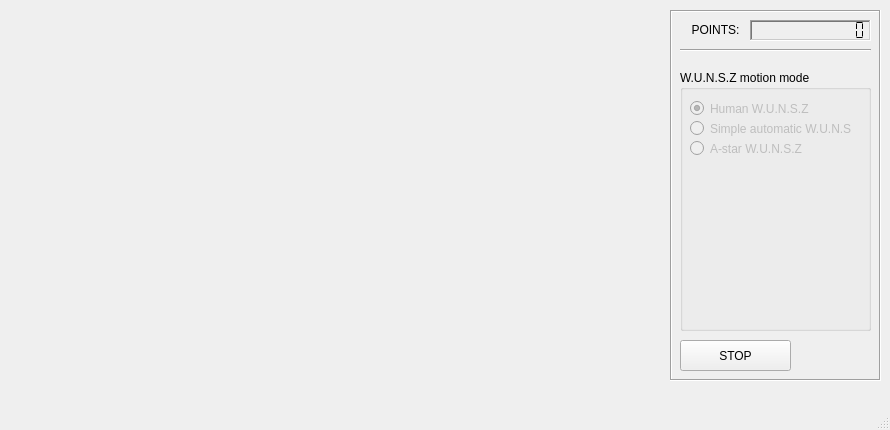
<?xml version="1.0" encoding="UTF-8"?>
<ui version="4.0">
 <class>MainWindow</class>
 <widget class="QMainWindow" name="MainWindow">
  <property name="enabled">
   <bool>true</bool>
  </property>
  <property name="geometry">
   <rect>
    <x>0</x>
    <y>0</y>
    <width>890</width>
    <height>430</height>
   </rect>
  </property>
  <property name="focusPolicy">
   <enum>Qt::ClickFocus</enum>
  </property>
  <property name="windowTitle">
   <string>MainWindow</string>
  </property>
  <property name="autoFillBackground">
   <bool>false</bool>
  </property>
  <property name="animated">
   <bool>true</bool>
  </property>
  <property name="dockOptions">
   <set>QMainWindow::AllowTabbedDocks|QMainWindow::AnimatedDocks|QMainWindow::ForceTabbedDocks</set>
  </property>
  <widget class="QWidget" name="centralWidget">
   <widget class="QFrame" name="frame">
    <property name="geometry">
     <rect>
      <x>670</x>
      <y>10</y>
      <width>211</width>
      <height>371</height>
     </rect>
    </property>
    <property name="autoFillBackground">
     <bool>false</bool>
    </property>
    <property name="frameShape">
     <enum>QFrame::Box</enum>
    </property>
    <property name="frameShadow">
     <enum>QFrame::Sunken</enum>
    </property>
    <widget class="QLabel" name="label">
     <property name="geometry">
      <rect>
       <x>10</x>
       <y>10</y>
       <width>71</width>
       <height>20</height>
      </rect>
     </property>
     <property name="focusPolicy">
      <enum>Qt::NoFocus</enum>
     </property>
     <property name="autoFillBackground">
      <bool>false</bool>
     </property>
     <property name="text">
      <string>POINTS:</string>
     </property>
     <property name="alignment">
      <set>Qt::AlignCenter</set>
     </property>
    </widget>
    <widget class="QLCDNumber" name="lcdNumber">
     <property name="geometry">
      <rect>
       <x>80</x>
       <y>10</y>
       <width>121</width>
       <height>21</height>
      </rect>
     </property>
     <property name="layoutDirection">
      <enum>Qt::LeftToRight</enum>
     </property>
     <property name="frameShape">
      <enum>QFrame::WinPanel</enum>
     </property>
     <property name="frameShadow">
      <enum>QFrame::Sunken</enum>
     </property>
     <property name="smallDecimalPoint">
      <bool>false</bool>
     </property>
     <property name="digitCount">
      <number>12</number>
     </property>
     <property name="segmentStyle">
      <enum>QLCDNumber::Flat</enum>
     </property>
    </widget>
    <widget class="QGroupBox" name="groupBox">
     <property name="geometry">
      <rect>
       <x>10</x>
       <y>60</y>
       <width>191</width>
       <height>261</height>
      </rect>
     </property>
     <property name="title">
      <string>W.U.N.S.Z motion mode</string>
     </property>
     <property name="flat">
      <bool>false</bool>
     </property>
     <property name="checkable">
      <bool>false</bool>
     </property>
     <widget class="QRadioButton" name="human">
      <property name="enabled">
       <bool>false</bool>
      </property>
      <property name="geometry">
       <rect>
        <x>10</x>
        <y>30</y>
        <width>131</width>
        <height>17</height>
       </rect>
      </property>
      <property name="focusPolicy">
       <enum>Qt::ClickFocus</enum>
      </property>
      <property name="text">
       <string>Human W.U.N.S.Z</string>
      </property>
      <property name="checked">
       <bool>true</bool>
      </property>
     </widget>
     <widget class="QRadioButton" name="automat">
      <property name="enabled">
       <bool>false</bool>
      </property>
      <property name="geometry">
       <rect>
        <x>10</x>
        <y>50</y>
        <width>161</width>
        <height>17</height>
       </rect>
      </property>
      <property name="focusPolicy">
       <enum>Qt::ClickFocus</enum>
      </property>
      <property name="text">
       <string>Simple automatic W.U.N.S.Z</string>
      </property>
      <property name="checkable">
       <bool>true</bool>
      </property>
     </widget>
     <widget class="QRadioButton" name="theShortest">
      <property name="enabled">
       <bool>false</bool>
      </property>
      <property name="geometry">
       <rect>
        <x>10</x>
        <y>70</y>
        <width>151</width>
        <height>17</height>
       </rect>
      </property>
      <property name="focusPolicy">
       <enum>Qt::ClickFocus</enum>
      </property>
      <property name="text">
       <string>A-star W.U.N.S.Z</string>
      </property>
     </widget>
    </widget>
    <widget class="QPushButton" name="startButton">
     <property name="enabled">
      <bool>true</bool>
     </property>
     <property name="geometry">
      <rect>
       <x>10</x>
       <y>330</y>
       <width>111</width>
       <height>31</height>
      </rect>
     </property>
     <property name="focusPolicy">
      <enum>Qt::NoFocus</enum>
     </property>
     <property name="text">
      <string>STOP</string>
     </property>
    </widget>
    <widget class="Line" name="line">
     <property name="geometry">
      <rect>
       <x>10</x>
       <y>30</y>
       <width>191</width>
       <height>20</height>
      </rect>
     </property>
     <property name="frameShadow">
      <enum>QFrame::Sunken</enum>
     </property>
     <property name="orientation">
      <enum>Qt::Horizontal</enum>
     </property>
    </widget>
   </widget>
   <widget class="QWidget" name="board" native="true">
    <property name="geometry">
     <rect>
      <x>10</x>
      <y>10</y>
      <width>650</width>
      <height>370</height>
     </rect>
    </property>
   </widget>
  </widget>
  <widget class="QMenuBar" name="menuBar">
   <property name="geometry">
    <rect>
     <x>0</x>
     <y>0</y>
     <width>890</width>
     <height>21</height>
    </rect>
   </property>
  </widget>
  <widget class="QStatusBar" name="statusBar"/>
 </widget>
 <layoutdefault spacing="6" margin="11"/>
 <resources/>
 <connections/>
</ui>
